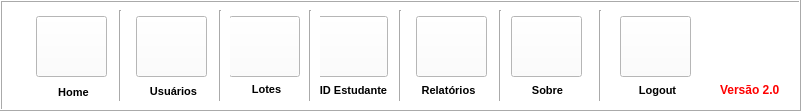
   <widget class="QFrame" name="frame">
    <property name="geometry">
     <rect>
      <x>0</x>
      <y>0</y>
      <width>801</width>
      <height>111</height>
     </rect>
    </property>
    <property name="styleSheet">
     <string notr="true">background-color: rgb(255, 255, 255);</string>
    </property>
    <property name="frameShape">
     <enum>QFrame::Box</enum>
    </property>
    <property name="frameShadow">
     <enum>QFrame::Raised</enum>
    </property>
    <widget class="QPushButton" name="pushButton">
     <property name="geometry">
      <rect>
       <x>36</x>
       <y>16</y>
       <width>71</width>
       <height>61</height>
      </rect>
     </property>
     <property name="text">
      <string/>
     </property>
     <property name="icon">
      <iconset>
       <normaloff>house.png</normaloff>house.png</iconset>
     </property>
     <property name="iconSize">
      <size>
       <width>48</width>
       <height>48</height>
      </size>
     </property>
    </widget>
    <widget class="QLabel" name="label">
     <property name="geometry">
      <rect>
       <x>50</x>
       <y>84</y>
       <width>47</width>
       <height>16</height>
      </rect>
     </property>
     <property name="font">
      <font>
       <pointsize>8</pointsize>
       <weight>75</weight>
       <bold>true</bold>
      </font>
     </property>
     <property name="text">
      <string>Home</string>
     </property>
     <property name="alignment">
      <set>Qt::AlignCenter</set>
     </property>
    </widget>
    <widget class="QLabel" name="label_2">
     <property name="geometry">
      <rect>
       <x>143</x>
       <y>81</y>
       <width>61</width>
       <height>20</height>
      </rect>
     </property>
     <property name="font">
      <font>
       <pointsize>8</pointsize>
       <weight>75</weight>
       <bold>true</bold>
      </font>
     </property>
     <property name="text">
      <string>Usuários</string>
     </property>
     <property name="alignment">
      <set>Qt::AlignCenter</set>
     </property>
    </widget>
    <widget class="QPushButton" name="pushButton_2">
     <property name="geometry">
      <rect>
       <x>136</x>
       <y>16</y>
       <width>71</width>
       <height>61</height>
      </rect>
     </property>
     <property name="text">
      <string/>
     </property>
     <property name="icon">
      <iconset>
       <normaloff>programmer.png</normaloff>programmer.png</iconset>
     </property>
     <property name="iconSize">
      <size>
       <width>48</width>
       <height>48</height>
      </size>
     </property>
    </widget>
    <widget class="QPushButton" name="pushButton_3">
     <property name="geometry">
      <rect>
       <x>229</x>
       <y>16</y>
       <width>71</width>
       <height>61</height>
      </rect>
     </property>
     <property name="text">
      <string/>
     </property>
     <property name="icon">
      <iconset>
       <normaloff>batch-processing.png</normaloff>batch-processing.png</iconset>
     </property>
     <property name="iconSize">
      <size>
       <width>48</width>
       <height>48</height>
      </size>
     </property>
    </widget>
    <widget class="QLabel" name="label_3">
     <property name="geometry">
      <rect>
       <x>236</x>
       <y>79</y>
       <width>61</width>
       <height>20</height>
      </rect>
     </property>
     <property name="font">
      <font>
       <pointsize>8</pointsize>
       <weight>75</weight>
       <bold>true</bold>
      </font>
     </property>
     <property name="text">
      <string>Lotes</string>
     </property>
     <property name="alignment">
      <set>Qt::AlignCenter</set>
     </property>
    </widget>
    <widget class="QPushButton" name="pushButton_4">
     <property name="geometry">
      <rect>
       <x>317</x>
       <y>16</y>
       <width>71</width>
       <height>61</height>
      </rect>
     </property>
     <property name="text">
      <string/>
     </property>
     <property name="icon">
      <iconset>
       <normaloff>id-card.png</normaloff>id-card.png</iconset>
     </property>
     <property name="iconSize">
      <size>
       <width>48</width>
       <height>48</height>
      </size>
     </property>
    </widget>
    <widget class="QLabel" name="label_4">
     <property name="geometry">
      <rect>
       <x>313</x>
       <y>80</y>
       <width>81</width>
       <height>20</height>
      </rect>
     </property>
     <property name="font">
      <font>
       <pointsize>8</pointsize>
       <weight>75</weight>
       <bold>true</bold>
      </font>
     </property>
     <property name="text">
      <string>ID Estudante</string>
     </property>
     <property name="alignment">
      <set>Qt::AlignCenter</set>
     </property>
    </widget>
    <widget class="QLabel" name="label_5">
     <property name="geometry">
      <rect>
       <x>408</x>
       <y>80</y>
       <width>81</width>
       <height>20</height>
      </rect>
     </property>
     <property name="font">
      <font>
       <pointsize>8</pointsize>
       <weight>75</weight>
       <bold>true</bold>
      </font>
     </property>
     <property name="text">
      <string>Relatórios</string>
     </property>
     <property name="alignment">
      <set>Qt::AlignCenter</set>
     </property>
    </widget>
    <widget class="QPushButton" name="pushButton_5">
     <property name="geometry">
      <rect>
       <x>416</x>
       <y>16</y>
       <width>71</width>
       <height>61</height>
      </rect>
     </property>
     <property name="text">
      <string/>
     </property>
     <property name="icon">
      <iconset>
       <normaloff>report.png</normaloff>report.png</iconset>
     </property>
     <property name="iconSize">
      <size>
       <width>48</width>
       <height>48</height>
      </size>
     </property>
    </widget>
    <widget class="QPushButton" name="pushButton_6">
     <property name="geometry">
      <rect>
       <x>511</x>
       <y>16</y>
       <width>71</width>
       <height>61</height>
      </rect>
     </property>
     <property name="text">
      <string/>
     </property>
     <property name="icon">
      <iconset>
       <normaloff>info.png</normaloff>info.png</iconset>
     </property>
     <property name="iconSize">
      <size>
       <width>48</width>
       <height>48</height>
      </size>
     </property>
    </widget>
    <widget class="QLabel" name="label_6">
     <property name="geometry">
      <rect>
       <x>527</x>
       <y>80</y>
       <width>41</width>
       <height>20</height>
      </rect>
     </property>
     <property name="font">
      <font>
       <pointsize>8</pointsize>
       <weight>75</weight>
       <bold>true</bold>
      </font>
     </property>
     <property name="text">
      <string>Sobre</string>
     </property>
     <property name="alignment">
      <set>Qt::AlignCenter</set>
     </property>
    </widget>
    <widget class="Line" name="line_2">
     <property name="geometry">
      <rect>
       <x>110</x>
       <y>10</y>
       <width>20</width>
       <height>91</height>
      </rect>
     </property>
     <property name="orientation">
      <enum>Qt::Vertical</enum>
     </property>
    </widget>
    <widget class="Line" name="line_3">
     <property name="geometry">
      <rect>
       <x>210</x>
       <y>10</y>
       <width>20</width>
       <height>91</height>
      </rect>
     </property>
     <property name="orientation">
      <enum>Qt::Vertical</enum>
     </property>
    </widget>
    <widget class="Line" name="line_4">
     <property name="geometry">
      <rect>
       <x>300</x>
       <y>10</y>
       <width>20</width>
       <height>91</height>
      </rect>
     </property>
     <property name="orientation">
      <enum>Qt::Vertical</enum>
     </property>
    </widget>
    <widget class="Line" name="line_5">
     <property name="geometry">
      <rect>
       <x>390</x>
       <y>10</y>
       <width>20</width>
       <height>91</height>
      </rect>
     </property>
     <property name="orientation">
      <enum>Qt::Vertical</enum>
     </property>
    </widget>
    <widget class="Line" name="line_6">
     <property name="geometry">
      <rect>
       <x>490</x>
       <y>10</y>
       <width>20</width>
       <height>91</height>
      </rect>
     </property>
     <property name="orientation">
      <enum>Qt::Vertical</enum>
     </property>
    </widget>
    <widget class="QLabel" name="label_30">
     <property name="geometry">
      <rect>
       <x>720</x>
       <y>80</y>
       <width>61</width>
       <height>20</height>
      </rect>
     </property>
     <property name="font">
      <font>
       <weight>75</weight>
       <bold>true</bold>
      </font>
     </property>
     <property name="styleSheet">
      <string notr="true">color: rgb(255, 0, 0);</string>
     </property>
     <property name="text">
      <string>Versão 2.0</string>
     </property>
    </widget>
    <widget class="QLabel" name="label_31">
     <property name="geometry">
      <rect>
       <x>718</x>
       <y>20</y>
       <width>61</width>
       <height>51</height>
      </rect>
     </property>
     <property name="text">
      <string/>
     </property>
     <property name="pixmap">
      <pixmap>Logopy-color2.png</pixmap>
     </property>
    </widget>
    <widget class="Line" name="line_15">
     <property name="geometry">
      <rect>
       <x>590</x>
       <y>10</y>
       <width>20</width>
       <height>91</height>
      </rect>
     </property>
     <property name="orientation">
      <enum>Qt::Vertical</enum>
     </property>
    </widget>
    <widget class="QPushButton" name="pushButton_18">
     <property name="geometry">
      <rect>
       <x>620</x>
       <y>16</y>
       <width>71</width>
       <height>61</height>
      </rect>
     </property>
     <property name="text">
      <string/>
     </property>
     <property name="icon">
      <iconset>
       <normaloff>icons8-exit-64.png</normaloff>icons8-exit-64.png</iconset>
     </property>
     <property name="iconSize">
      <size>
       <width>48</width>
       <height>48</height>
      </size>
     </property>
    </widget>
    <widget class="QLabel" name="label_64">
     <property name="geometry">
      <rect>
       <x>637</x>
       <y>80</y>
       <width>41</width>
       <height>20</height>
      </rect>
     </property>
     <property name="font">
      <font>
       <pointsize>8</pointsize>
       <weight>75</weight>
       <bold>true</bold>
      </font>
     </property>
     <property name="text">
      <string>Logout</string>
     </property>
     <property name="alignment">
      <set>Qt::AlignCenter</set>
     </property>
    </widget>
    <zorder>pushButton</zorder>
    <zorder>label</zorder>
    <zorder>label_2</zorder>
    <zorder>pushButton_2</zorder>
    <zorder>pushButton_3</zorder>
    <zorder>label_3</zorder>
    <zorder>pushButton_4</zorder>
    <zorder>label_5</zorder>
    <zorder>pushButton_5</zorder>
    <zorder>pushButton_6</zorder>
    <zorder>label_6</zorder>
    <zorder>line_2</zorder>
    <zorder>line_3</zorder>
    <zorder>line_4</zorder>
    <zorder>line_5</zorder>
    <zorder>line_6</zorder>
    <zorder>label_30</zorder>
    <zorder>label_31</zorder>
    <zorder>label_4</zorder>
    <zorder>line_15</zorder>
    <zorder>pushButton_18</zorder>
    <zorder>label_64</zorder>
   </widget>
